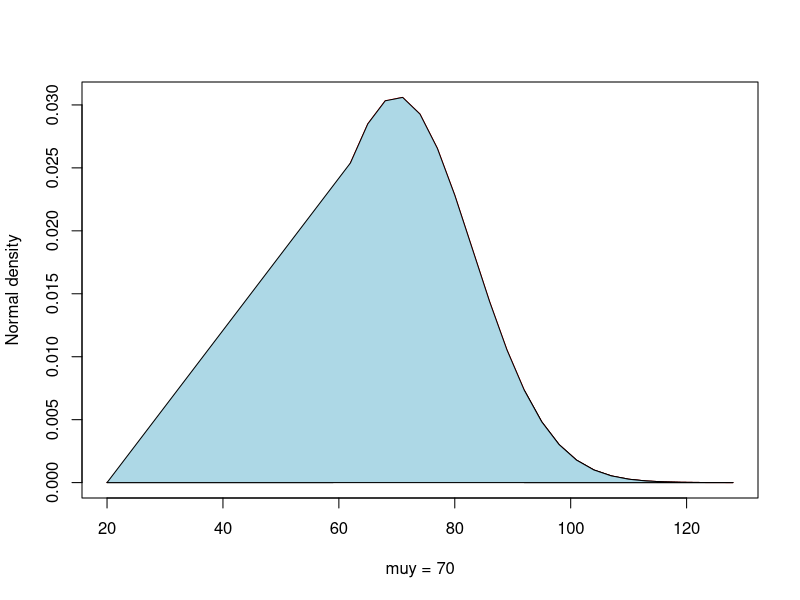
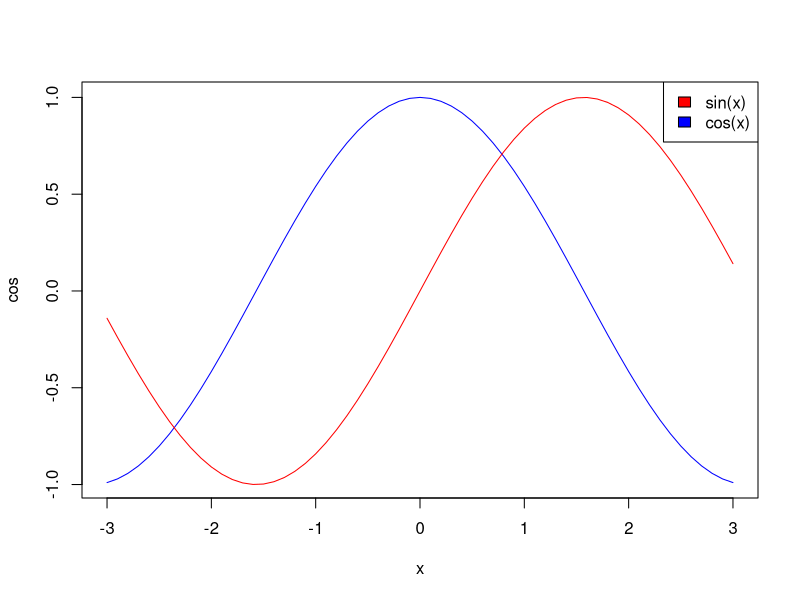

These charts were generated, in order, by the following R code:
# ve do thi
x<-seq(20,130,3)
y<-dnorm(x,70,13)
gh<-data.frame(z=x,gh=y)
plot(gh,type="l",lty=1,col='red',ylab='Normal density',xlab='muy = 70')
#ve khoang X < 60
z1<-60
t1<-subset(gh,z<=z1)
polygon(c(rev(t1$z),t1$z),
c(rep(0,nrow(t1)),t1$gh),col="lightblue")
#ve khoang X > 90
z2<-90
t2<-subset(gh,z>=z2)
polygon(c(rev(t2$z),t2$z),
c(rep(0,nrow(t2)),t2$gh),col="lightblue")
#ve khoang 60<X<90
z1<-60
z2<-90
t3<-subset(gh, z>=z1)
t4<-subset(gh, z<=z2)
polygon(c(rev(t4$z),t3$z),
c(rep(0,nrow(t4)),t3$gh),col="lightblue")

x = seq(-3, 3, 0.1)
cos = cos(x)
sin = sin(x)
plot(x, cos, type = 'l', col = 'blue')
lines(x, sin, col = 'red')
legend('topright',c("sin(x)", "cos(x)"), fill = c("red", "blue"))